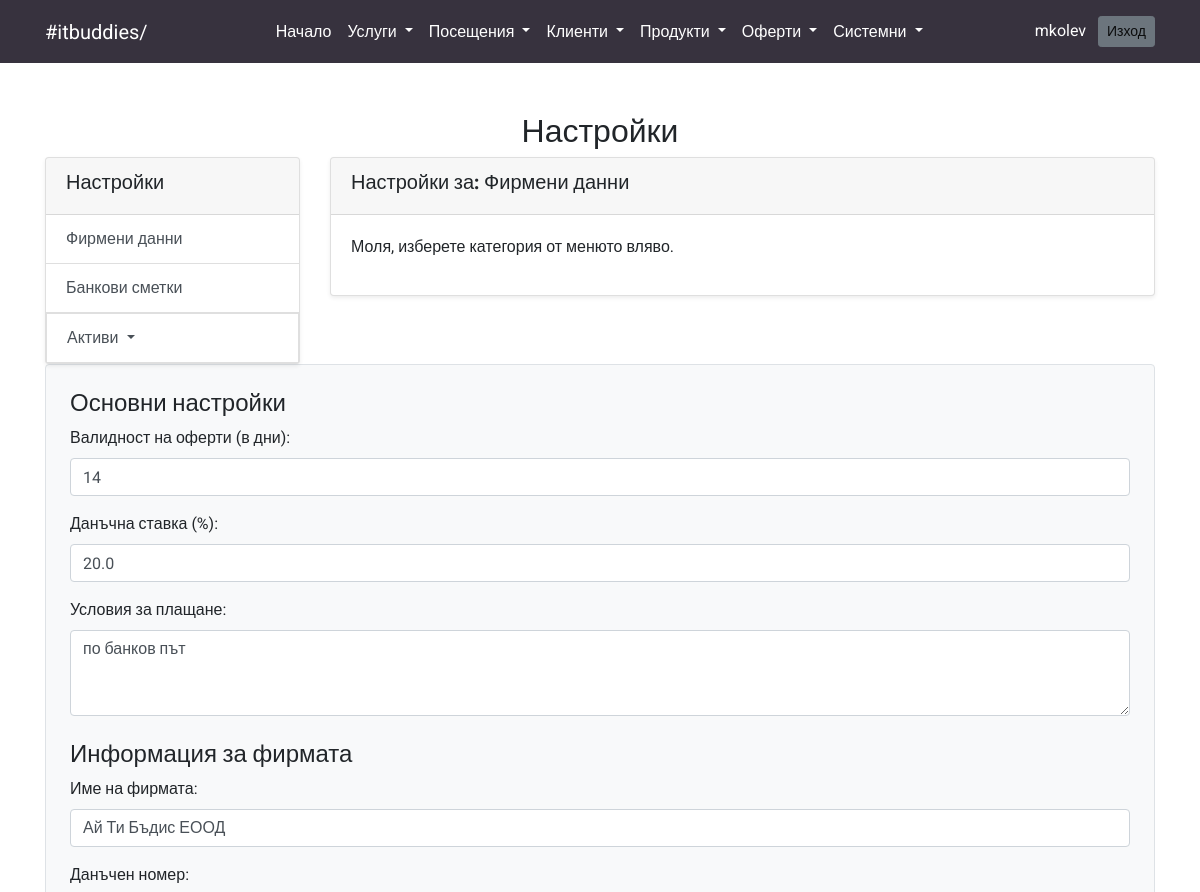
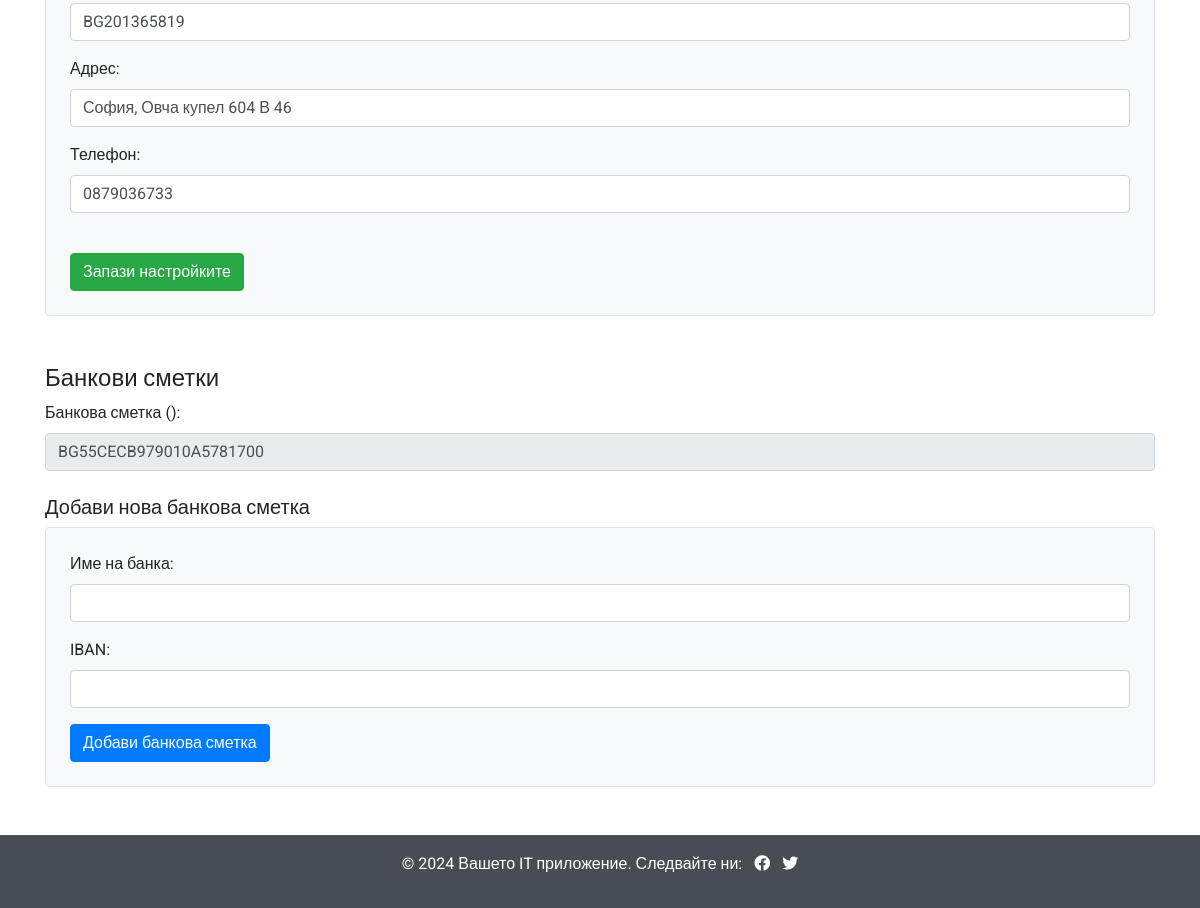
The page /settings/ (signed in) on the database its author committed (2 pictures, top to bottom).
### models.py (models this page shows, shortened)
class User(db.Model, UserMixin):
    id = db.Column(db.Integer, primary_key=True)
    username = db.Column(db.String(100), unique=True, nullable=False)
    password = db.Column(db.String(255), nullable=False)
    role = db.Column(db.String(50))  # Роля по подразбиране

class Settings(db.Model):
    __tablename__ = 'settings'
    id = db.Column(db.Integer, primary_key=True)
    offer_validity = db.Column(db.Integer, nullable=False, default=30)
    tax_rate = db.Column(db.Float, nullable=False, default=20.0)
    payment_terms = db.Column(db.String(255), nullable=False, default="Стандартни условия")

class CompanyInfo(db.Model):
    __tablename__ = 'company_info'
    id = db.Column(db.Integer, primary_key=True)
    company_name = db.Column(db.String(200), nullable=False)
    tax_number = db.Column(db.String(50), nullable=False)
    address = db.Column(db.String(200), nullable=True)
    phone = db.Column(db.String(20), nullable=True)
    email = db.Column(db.String(100), nullable=True)
    bank_accounts = db.relationship('BankAccount', backref='company', lazy=True)

class BankAccount(db.Model):
    __tablename__ = 'bank_account'
    id = db.Column(db.Integer, primary_key=True)
    account_name = db.Column(db.String(100), nullable=False)
    iban = db.Column(db.String(34), nullable=False)
    company_id = db.Column(db.Integer, db.ForeignKey('company_info.id'), nullable=False)

### routes/settings.py (the view, shortened to what this page needs)
@settings_bp.route('/', methods=['GET', 'POST'])
@login_required
def manage_settings():
    settings = Settings.query.first()
    if settings is None:
        settings = Settings(offer_validity=30, tax_rate=20.0, payment_terms="Стандартни условия")
        db.session.add(settings)
        db.session.commit()
    company_info = CompanyInfo.query.first()
    if company_info is None:
        company_info = CompanyInfo(company_name="", tax_number="", address="", phone="", email="")
        db.session.add(company_info)
        db.session.commit()
    bank_accounts = BankAccount.query.all()
    return render_template('settings.html', settings=settings, company_info=company_info, bank_accounts=bank_accounts)

### app.py (called while the page is built)
@login_manager.user_loader
def load_user(user_id):
    return User.query.get(int(user_id))

### templates/settings.html (shortened to what this page needs)
{% include 'header.html' %}
{% include 'navbar.html' %}
<main class="container my-5">
    <h2 class="text-center">Настройки</h2>
    <div class="row">
        <div class="col-md-3">
            <div class="card shadow-sm">
                <div class="card-header">
                    <h5>Настройки</h5>
                </div>
                <div class="list-group list-group-flush">
                    <a href="#" class="list-group-item list-group-item-action" onclick="loadContent('company')">Фирмени данни</a>
                    <a href="#" class="list-group-item list-group-item-action" onclick="loadContent('accounts')">Банкови сметки</a>
                    <div class="list-group-item p-0">
                        <div class="dropdown">
                            <a href="#" class="list-group-item list-group-item-action dropdown-toggle" data-toggle="dropdown" aria-expanded="false">
                                Активи
                            </a>
                        </div>
                    </div>
                </div>
            </div>
        </div>
        <div class="col-md-9">
            <div class="card shadow-sm">
                <div class="card-header">
                    <h5>Настройки за: <span id="settings-title">Фирмени данни</span></h5>
                </div>
                <div class="card-body" id="settings-content">
                    <p>Моля, изберете категория от менюто вляво.</p>
                </div>
            </div>
        </div>
    </div>
    <form action="{{ url_for('settings.manage_settings') }}" method="POST" class="bg-light p-4 border rounded">
        <h4>Основни настройки</h4>
        <div class="form-group">
            <label for="offer_validity">Валидност на оферти (в дни):</label>
            <input type="number" id="offer_validity" name="offer_validity" class="form-control" value="{{ settings.offer_validity }}" required>
        </div>
        <div class="form-group">
            <label for="tax_rate">Данъчна ставка (%):</label>
            <input type="number" id="tax_rate" name="tax_rate" class="form-control" value="{{ settings.tax_rate }}" step="0.01" required>
        </div>
        <div class="form-group">
            <label for="payment_terms">Условия за плащане:</label>
            <textarea id="payment_terms" name="payment_terms" class="form-control" rows="3">{{ settings.payment_terms }}</textarea>
        </div>
        <h4 class="mt-4">Информация за фирмата</h4>
        <div class="form-group">
            <label for="company_name">Име на фирмата:</label>
            <input type="text" id="company_name" name="company_name" class="form-control" value="{{ company_info.company_name }}" required>
        </div>
        <div class="form-group">
            <label for="tax_number">Данъчен номер:</label>
            <input type="text" id="tax_number" name="tax_number" class="form-control" value="{{ company_info.tax_number }}" required>
        </div>
        <div class="form-group">
            <label for="address">Адрес:</label>
            <input type="text" id="address" name="address" class="form-control" value="{{ company_info.address }}" required>
        </div>
        <div class="form-group">
            <label for="phone">Телефон:</label>
            <input type="text" id="phone" name="phone" class="form-control" value="{{ company_info.phone }}" required>
        </div>
        <button type="submit" class="btn btn-success mt-4">Запази настройките</button>
    </form>
    <div class="mt-5">
        <h4>Банкови сметки</h4>
        {% for account in bank_accounts %}
        <div class="form-group">
            <label for="account_{{ account.id }}">Банкова сметка ({{ account.bank_name }}):</label>
            <input type="text" id="account_{{ account.id }}" class="form-control" value="{{ account.iban }}" readonly>
        </div>
        {% endfor %}
        <h5 class="mt-4">Добави нова банкова сметка</h5>
        <form action="{{ url_for('settings.add_bank_account') }}" method="POST" class="bg-light p-4 border rounded">
            <div class="form-group">
                <label for="bank_name">Име на банка:</label>
                <input type="text" id="bank_name" name="bank_name" class="form-control" required>
            </div>
            <div class="form-group">
                <label for="iban">IBAN:</label>
                <input type="text" id="iban" name="iban" class="form-control" required>
            </div>
            <button type="submit" class="btn btn-primary">Добави банкова сметка</button>
        </form>
    </div>
</main>
{% include 'footer.html' %}

### templates/navbar.html (shortened to what this page needs)
<nav class="navbar navbar-expand-lg navbar-light bg-custom">
    <div class="container d-flex justify-content-between">
        <a class="navbar-brand text-white" href="#">#itbuddies/</a>
        <div class="collapse navbar-collapse justify-content-center" id="navbarNav">
            <ul class="navbar-nav">
                <li class="nav-item">
                    <a class="nav-link text-white" href="{{ url_for('index') }}">Начало</a>
                </li>
                <li class="nav-item dropdown">
                    <a class="nav-link dropdown-toggle text-white" href="#" id="servicesDropdown" role="button" data-toggle="dropdown" aria-haspopup="true" aria-expanded="false">
                        Услуги
                    </a>
                </li>
                <li class="nav-item dropdown">
                    <a class="nav-link dropdown-toggle text-white" href="#" id="visitsDropdown" role="button" data-toggle="dropdown" aria-haspopup="true" aria-expanded="false">
                        Посещения
                    </a>
                </li>
                <li class="nav-item dropdown">
                    <a class="nav-link dropdown-toggle text-white" href="#" id="clientsDropdown" role="button" data-toggle="dropdown" aria-haspopup="true" aria-expanded="false">
                        Клиенти
                    </a>
                </li>
                <li class="nav-item dropdown">
                    <a class="nav-link dropdown-toggle text-white" href="#" id="productsDropdown" role="button" data-toggle="dropdown" aria-haspopup="true" aria-expanded="false">
                        Продукти
                    </a>
                </li>
                <li class="nav-item dropdown">
                    <a class="nav-link dropdown-toggle text-white" href="#" id="productsDropdown" role="button" data-toggle="dropdown" aria-haspopup="true" aria-expanded="false">
                        Оферти
                    </a>
                </li>
                <li class="nav-item dropdown">
                    <a class="nav-link dropdown-toggle text-white" href="#" id="systemDropdown" role="button" data-toggle="dropdown" aria-haspopup="true" aria-expanded="false">
                        Системни
                    </a>
                </li>
            </ul>
        </div>
        <span class="navbar-text text-white">
            {% if current_user.is_authenticated %}
                {{ current_user.username }}
                <a href="{{ url_for('auth.logout') }}" class="btn btn-secondary btn-sm ml-2">Изход</a>
            {% endif %}
        </span>
    </div>
</nav>

### templates/header.html (style rules this page uses)
body { font-family: "Roboto", sans-serif; }
h1, h2, h3, h4, h5, h6 { font-family: "Ubuntu", sans-serif; }
.bg-custom { background-color: #37323E; color: #ffffff; }

### rows shown on the page
User: username "mkolev"
Settings: offer_validity "14", tax_rate "20.0", payment_terms "по банков път"
CompanyInfo: company_name "Ай Ти Бъдис ЕООД", tax_number "BG201365819", address "София, Овча купел 604 В 46", phone "0879036733"
BankAccount: iban "BG55CECB979010A5781700"
